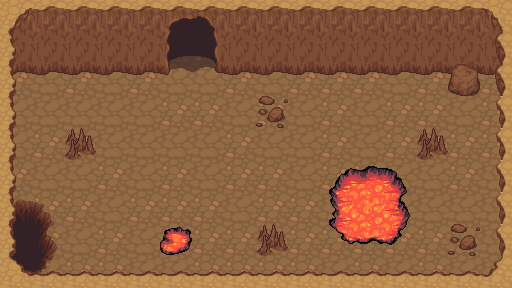

This is a level from a 2D game, rendered from its Tiled map with the project's own tilesets. A one-line summary and the complete map file follow:
An orthogonal 16x9 tile map with 32x32 px tiles, 4 tile layers (Suelo, Suelo2, Paredes, Objetos), 2 tilesets and 5 objects.

<map version="1.0" orientation="orthogonal" renderorder="left-down" width="16" height="9" tilewidth="32" tileheight="32" nextobjectid="1">
 <properties>
  <property name="unity:scale" value=".0347" />
 </properties>
 <tileset firstgid="1" name="terrain_atlas" tilewidth="32" tileheight="32" tilecount="1024" columns="32">
  <image source="../Imagenes/terrain_atlas.png" width="1024" height="1024" />
 </tileset>
 <tileset firstgid="1025" name="colisiones" tilewidth="32" tileheight="32" tilecount="5" columns="5">
  <image source="../Imagenes/colisiones.png" width="160" height="32" />
  <tile id="0">
   <objectgroup draworder="index">
    <object id="0" x="-0.8" y="-0.8" width="33.2" height="32" />
   </objectgroup>
  </tile>
  <tile id="1">
   <objectgroup draworder="index">
    <object id="0" x="16" y="0" width="15.2" height="31.2" />
   </objectgroup>
  </tile>
  <tile id="2">
   <objectgroup draworder="index">
    <object id="0" x="0.4" y="0" width="15.6" height="31.6" />
   </objectgroup>
  </tile>
  <tile id="3">
   <objectgroup draworder="index">
    <object id="0" x="-0.4" y="8" width="31.6" height="24" />
   </objectgroup>
  </tile>
  <tile id="4">
   <objectgroup draworder="index">
    <object id="0" x="0" y="15.6" width="31.2" height="15.6" />
   </objectgroup>
  </tile>
 </tileset>
 <layer name="Suelo" width="16" height="9">
  <data encoding="csv">
180,181,181,180,180,181,180,180,181,181,180,180,181,180,180,180,
181,180,181,181,181,180,180,181,180,181,181,181,181,181,181,181,
180,181,180,181,180,181,181,180,181,180,180,180,181,180,181,180,
181,181,181,181,181,180,180,181,180,181,180,181,180,180,181,180,
181,180,180,181,181,181,181,180,181,181,180,181,180,180,180,180,
180,181,181,180,181,180,181,180,180,181,180,180,181,181,180,181,
181,180,180,181,180,180,180,181,180,180,181,180,181,181,181,181,
181,180,181,180,181,180,180,180,181,180,180,180,180,180,181,181,
181,181,180,180,181,181,180,180,180,180,181,180,181,180,181,181
</data>
 </layer>
 <layer name="Suelo2" width="16" height="9">
  <data encoding="csv">
0,0,0,0,0,0,0,0,0,0,0,0,0,0,0,0,
0,0,0,0,0,0,0,0,0,0,0,0,0,0,0,0,
0,0,0,0,0,0,0,0,0,0,0,0,0,0,0,0,
0,0,0,0,0,0,0,0,0,0,0,0,0,0,0,0,
0,0,0,0,0,0,0,0,0,0,0,0,0,0,0,0,
0,0,0,0,0,0,0,0,0,0,0,0,0,0,0,0,
270,271,0,0,0,0,0,0,0,0,0,0,0,0,0,0,
302,303,0,0,0,0,0,0,0,0,0,0,0,0,0,0,
334,335,0,0,0,0,0,0,0,0,0,0,0,0,0,0
</data>
 </layer>
 <layer name="Paredes" width="16" height="9">
  <data encoding="csv">
42,71,71,71,71,162,163,165,165,165,165,165,165,165,165,41,
74,103,103,103,103,194,195,103,103,103,103,103,103,103,103,73,
106,135,135,135,135,226,227,135,135,135,135,135,135,135,135,105,
40,0,0,0,0,0,0,0,0,0,0,0,0,0,0,12,
40,0,0,0,0,0,0,0,0,0,0,0,0,0,0,12,
40,0,0,0,0,0,0,0,0,0,272,273,274,0,0,12,
40,0,0,0,0,0,0,0,0,0,304,305,306,0,0,12,
40,0,0,0,0,208,0,0,0,0,336,337,338,0,0,12,
10,7,7,7,7,7,7,7,7,7,7,7,7,7,7,9
</data>
 </layer>
 <layer name="Objetos" width="16" height="9">
  <properties>
   <property name="unity:sortingLayerName" value="ObjetosMundo" />
  </properties>
  <data encoding="csv">
0,0,0,0,0,0,0,0,0,0,0,0,0,0,0,0,
0,0,0,0,0,0,0,0,0,0,0,0,0,0,0,0,
0,0,0,0,0,0,0,0,0,0,0,0,0,0,235,0,
0,0,0,0,0,0,0,0,236,0,0,0,0,0,0,0,
0,0,258,0,0,0,0,0,0,0,0,0,0,258,0,0,
0,0,0,0,0,0,0,0,0,0,0,0,0,0,0,0,
0,0,0,0,0,0,0,0,0,0,0,0,0,0,0,0,
0,0,0,0,0,0,0,0,258,0,0,0,0,0,236,0,
0,0,0,0,0,0,0,0,0,0,0,0,0,0,0,0
</data>
 </layer>
</map>
